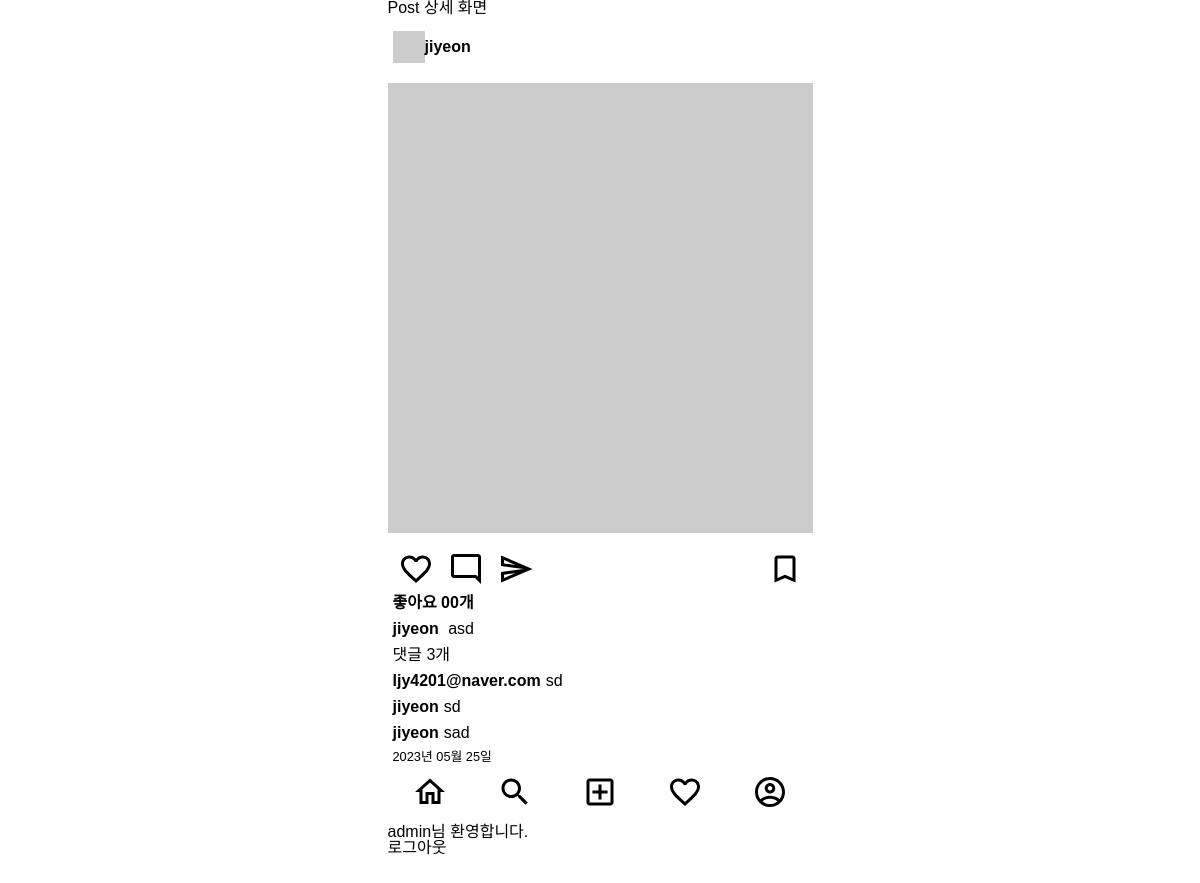
/posts/3/ (signed in), run on the app's committed database.
### posts/models.py (models this page shows)
class Post(models.Model):
    image = models.ImageField(verbose_name="이미지", null = True, blank=True)
    content = models.TextField("내용")
    created_at = models.DateTimeField("작성일", auto_now_add=True)
    view_count = models.IntegerField("조회수", default=0)
    writer = models.ForeignKey(to=User, on_delete=models.CASCADE, null=True, blank=True)

class Comment(models.Model):
    content = models.TextField(verbose_name="내용")
    created_at = models.DateTimeField(verbose_name="작성일", auto_now_add=True)
    post = models.ForeignKey(to="Post", on_delete=models.CASCADE)
    writer = models.ForeignKey(to=User,on_delete=models.CASCADE)

### users/models.py (models this page shows)
class User(AbstractUser):
    phone = models.CharField(verbose_name="전화번호", max_length=11)
    objects = UserManager()

### posts/views.py (the view)
# urls.py: path('<int:id>/', post_detail_view, name='post-detail'),
def post_detail_view(request, id):
    if request.method=='GET':
        if request.user.is_authenticated:
            try:
                post = Post.objects.get(id=id)
            except Post.DoesNotExist:
                return redirect('index')
            context = {
                'post':post
            }
            return render(request, 'posts/post_detail.html', context)
        else:
            return redirect('accounts:login')

### templates/posts/post_detail.html (shortened to what this page needs)
{% extends 'base.html' %}
{% load static %}
{%block content %}
<h1>Post 상세 화면</h1>
{% include 'mixin/posts/post_card.html' with detail=True %}
{% endblock %}

### templates/base.html (shortened to what this page needs)
{% load static %}
<!DOCTYPE html>
<html lang="ko">
<head>
    <link rel="stylesheet" href="{% static 'css/reset.css' %}">
    <link rel="stylesheet" href="{% static 'css/index.css' %}">
</head>
<body class="container">
    <div>
        {% block content %}
        {% endblock %}
    </div>
    <div>
        <nav>
            <ul class="bottom-menu-group">
                <a href="{% url 'index' %}">
                    <li><img src="{% static 'icons/home_outlined_black_36dp.svg' %}" alt="홈"></li>
                </a>
                <li><img src="{% static 'icons/search_outlined_black_36dp.svg' %}" alt="검색"></li>
                <a href="{% url 'posts:post-create' %}">
                    <li><img src="{% static 'icons/add_box_outlined_black_36dp.svg' %}" alt="글쓰기"></li>
                </a>
                <li><img src="{% static 'icons/favorite_outlined_black_36dp.svg' %}" alt="좋아요"></li>
                <li><img src="{% static 'icons/account_circle_outlined_black_36dp.svg' %}" alt="프로필"></li>
            </ul>
        </nav>
        {% if request.user.is_authenticated %}
        <div>
            {{user.username}}님 환영합니다.
        </div>
        <a href="{% url 'accounts:logout' %}">로그아웃</a>
        {% else %}
        <a href="{% url 'accounts:login' %}">로그인</a>
        <a href="{% url 'accounts:signup' %}">회원가입</a>
        {% endif %}
    </div>
</body>
</html>

### templates/mixin/posts/post_card.html (shortened to what this page needs)
{% load static %}
<div class="card">
    <div class="card__header">
        <img src="http://via.placeholder.com/32x32" alt="프로필이미지">
        <a href="#">
            <span class="card__user-name">{{post.writer}}</span>
        </a>
    </div>
    <div class="card__body">
        <div>
            {% if post.image %}
            <img class="card__image" src="{{post.image.url}}" alt="">
            {% else %}
            <img class="card__image" src="http://via.placeholder.com/600x600" alt="">
            {% endif %}
        </div>
    </div>
    <div class="card__btn-group">
        <div>
            <img class="card__btn" src="{% static 'icons/favorite_outlined_black_36dp.svg' %}" alt="좋아요">
            <img class="card__btn" src="{% static 'icons/mode_comment_outlined_black_36dp.svg' %}" alt="댓글">
            <img class="card__btn" src="{% static 'icons/send_outlined_black_36dp.svg' %}" alt="공유하기">
        </div>
        <div>
            <img class="card__btn" src="{% static 'icons/bookmark_outlined_black_36dp.svg' %}" alt="북마크">
        </div>
    </div>
    <div class="card_content">
        <span class="card__like-num">좋아요 00개</span>
        <div class="card__main-text">
            <p><span class="card__user-name">{{post.writer}}</span>
                {% if not detail %}
                {{ post.content|truncatechars:35 }}
                {% else %}
                {{ post.content }}
                {% endif %}
            </p>
        </div>
        <div>
            <p>댓글 {{post.comment_set.all.count}}개 </p>
            <ul class="card__comment-group">
                {% if not detail %}
                    {% for comment in post.comment_set.all|slice:":2" %}
                    <li>
                        <p><span class="card__user-name">{{comment.writer}}</span>{{comment.content}}</p>
                    </li>
                    {% endfor %}
                {% else %}
                    {% for comment in post.comment_set.all %}
                    <li>
                        <p><span class="card__user-name">{{comment.writer}}</span>{{comment.content}}</p>
                    </li>
                    {% endfor %}
                {% endif %}
            </ul>
            <p class="card__created-at">{{post.created_at|date:"Y년 m월 d일"}}</p>
        </div>
    </div>
</div>

### static/css/index.css (style rules this page uses)
.container { display: flex; flex-direction: column; max-width: 425px; }
body { font-family: 'Noto Sans KR', sans-serif; margin: 0 auto 60px auto; }
.bottom-menu-group { display: flex; height: 60px; align-items: center; justify-content: space-around; background-color: #FFFFFF; }
.card__header { display: flex; align-items: center; margin: 15px 0; padding: 0 5px; }
.card__user-name { font-weight: bold; margin: 0 5px 0 0; }
.card__body { margin: 10px 0; }
.card__image { height: 450px; width: 100%; margin: 5px 0; object-fit: cover; }
.card__btn-group { display: flex; justify-content: space-between; margin: 5px 0; padding: 0 5px; }
.card__btn { margin: 0 5px; }
.card_content { display: flex; flex-direction: column; padding: 0 5px; }
.card__like-num { font-weight: bold; }
.card__main-text { margin: 10px 0; }
.card__comment-group>li { margin: 10px 0; }
.card__created-at { font-weight: lighter; font-size: 0.8rem; }

### data on the page
Post: writer "jiyeon", content "asd", comment_set.all.count "3", created_at "2023년 05월 25일"
Comment: writer "ljy4201@naver.com", content "sd"
Comment: writer "jiyeon", content "sd"
Comment: writer "jiyeon", content "sad"
User: username "admin"
